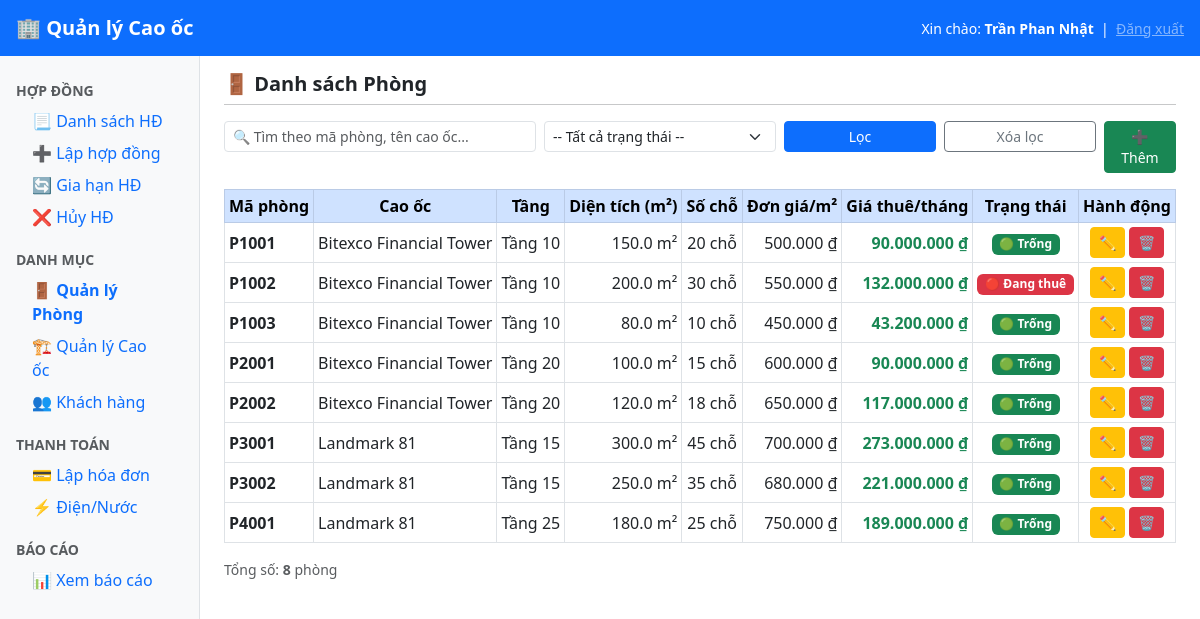
Screenshot of /admin/phong/phong_hienthi.php (signed in) with the database file from the repository.
### tables this page shows
CREATE TABLE IF NOT EXISTS PHONG (
    maPhong CHAR(10) PRIMARY KEY,
     
    dienTich DECIMAL(15,2) NOT NULL CHECK (dienTich > 0),
    soChoLamViec INT NOT NULL CHECK (soChoLamViec > 0),
    moTaViTri VARCHAR(200) NULL,
    donGiaM2 DECIMAL(15,2) NOT NULL CHECK (donGiaM2 > 0),
    giaThue DECIMAL(15,2) DEFAULT 0,
    trangThai VARCHAR(20) DEFAULT "Trống",
    maTang CHAR(10) NOT NULL,
    FOREIGN KEY (maTang) REFERENCES TANG(maTang) ON DELETE CASCADE ON UPDATE CASCADE
);

CREATE TABLE IF NOT EXISTS CAO_OC (
    maCaoOc CHAR(10) PRIMARY KEY,
    tenCaoOc VARCHAR(100) NOT NULL,
    diaChi VARCHAR(200) NOT NULL,
    moTa TEXT NULL,
     
    tongDienTich DECIMAL(15,2) NOT NULL CHECK (tongDienTich >= 0)
);

CREATE TABLE IF NOT EXISTS TANG (
    maTang CHAR(10) PRIMARY KEY,
    soTang INT NOT NULL CHECK (soTang >= 1),
    heSoGia DECIMAL(5,2) NOT NULL DEFAULT 1.00 CHECK (heSoGia > 0),
    maCaoOc CHAR(10) NOT NULL,
    FOREIGN KEY (maCaoOc) REFERENCES CAO_OC(maCaoOc) ON DELETE CASCADE ON UPDATE CASCADE
);

### admin/phong/phong_hienthi.php (the view, shortened to what this page needs)
<?php
require_once "../../thuvien.php";
require_once "../../cauhinh.php";
$tim_kiem      = trim($_GET['timKiem']   ?? '');
$sql = "SELECT
            p.maPhong,
            p.dienTich,
            p.soChoLamViec,
            p.moTaViTri,
            p.donGiaM2,
            p.trangThai,
            t.soTang,
            t.heSoGia,
            c.tenCaoOc,
            ROUND(p.donGiaM2 * p.dienTich * t.heSoGia, 0) AS giaThue
        FROM PHONG p
        JOIN TANG   t ON p.maTang   = t.maTang
        JOIN CAO_OC c ON t.maCaoOc  = c.maCaoOc
        WHERE 1=1";
$sql .= " ORDER BY c.tenCaoOc, t.soTang, p.maPhong";
$result = $conn->query($sql);
?>
<!DOCTYPE html>
<html lang="vi">
<head>
    <link rel="stylesheet"
          href="https://cdn.jsdelivr.net/npm/bootstrap@5.3.0/dist/css/bootstrap.min.css">
    <link rel="stylesheet" href="../assets/css/style.css">
</head>
<body>
<nav class="navbar navbar-dark bg-primary px-3 py-2">
    <span class="navbar-brand fw-bold fs-5">🏢 Quản lý Cao ốc</span>
    <span class="text-white small">
        Xin chào: <strong><?php echo e($_SESSION['tenNV']); ?></strong>
        &nbsp;|&nbsp;
        <a href="../dangxuat.php" class="text-white-50">Đăng xuất</a>
    </span>
</nav>
<div class="container-fluid">
<div class="row">
    <div class="col-md-2 bg-light border-end min-vh-100 pt-3 px-0">
        <div class="px-3">
            <p class="text-muted fw-bold small mb-1 mt-2">HỢP ĐỒNG</p>
            <ul class="nav flex-column mb-2">
                <li><a class="nav-link py-1" href="../hop_dong/hd_hienthi.php">📃 Danh sách HĐ</a></li>
                <li><a class="nav-link py-1" href="../hop_dong/hd_them.php">➕ Lập hợp đồng</a></li>
                <li><a class="nav-link py-1" href="../hop_dong/hd_gia_han.php">🔄 Gia hạn HĐ</a></li>
                <li><a class="nav-link py-1" href="../hop_dong/hd_huy.php">❌ Hủy HĐ</a></li>
            </ul>
            <p class="text-muted fw-bold small mb-1 mt-3">DANH MỤC</p>
            <ul class="nav flex-column mb-2">
                <li><a class="nav-link py-1 active fw-bold" href="phong_hienthi.php">🚪 Quản lý Phòng</a></li>
                <li><a class="nav-link py-1" href="../cao_oc/cao_oc_hienthi.php">🏗️ Quản lý Cao ốc</a></li>
                <li><a class="nav-link py-1" href="../khach_hang/kh_hienthi.php">👥 Khách hàng</a></li>
            </ul>
            <p class="text-muted fw-bold small mb-1 mt-3">THANH TOÁN</p>
            <ul class="nav flex-column mb-2">
                <li><a class="nav-link py-1" href="../thanh_toan/tt_tao.php">💳 Lập hóa đơn</a></li>
                <li><a class="nav-link py-1" href="../thanh_toan/dien_nuoc_ghi.php">⚡ Điện/Nước</a></li>
            </ul>
            <p class="text-muted fw-bold small mb-1 mt-3">BÁO CÁO</p>
            <ul class="nav flex-column">
                <li><a class="nav-link py-1" href="../bao_cao/bao_cao.php">📊 Xem báo cáo</a></li>
            </ul>
        </div>
    </div>
    <div class="col-md-10 pt-3 px-4">
        <h5 class="fw-bold">🚪 Danh sách Phòng</h5>
        <hr class="mt-1">
        <form method="GET" action="phong_hienthi.php" class="row g-2 mb-3">
            <div class="col-md-4">
                <input type="text" name="timKiem" class="form-control form-control-sm"
                       placeholder="🔍 Tìm theo mã phòng, tên cao ốc..."
                       value="<?php echo e($tim_kiem); ?>">
            </div>
            <div class="col-md-3">
                <select name="trangThai" class="form-select form-select-sm">
                    <option value="">-- Tất cả trạng thái --</option>
                </select>
            </div>
            <div class="col-md-2">
                <button type="submit" class="btn btn-primary btn-sm w-100">Lọc</button>
            </div>
            <div class="col-md-2">
                <a href="phong_hienthi.php" class="btn btn-outline-secondary btn-sm w-100">Xóa lọc</a>
            </div>
            <div class="col-md-1 text-end">
                <a href="phong_them.php" class="btn btn-success btn-sm">➕ Thêm</a>
            </div>
        </form>
        <div class="table-responsive">
            <table class="table table-bordered table-hover table-sm align-middle">
                <thead class="table-primary text-center">
                    <tr>
                        <th>Mã phòng</th>
                        <th>Cao ốc</th>
                        <th>Tầng</th>
                        <th>Diện tích (m²)</th>
                        <th>Số chỗ</th>
                        <th>Đơn giá/m²</th>
                        <th>Giá thuê/tháng</th>
                        <th>Trạng thái</th>
                        <th>Hành động</th>
                    </tr>
                </thead>
                <tbody>
                <?php
                if ($result->num_rows == 0) {
                    echo '<tr><td colspan="9" class="text-center text-muted py-3">
                            Không có dữ liệu phù hợp với điều kiện lọc.
                          </td></tr>';
                } else {
                    while ($row = $result->fetch_assoc()) {
                        echo '<tr>';
                        echo '<td class="fw-bold">' . e($row['maPhong']) . '</td>';
                        echo '<td>' . e($row['tenCaoOc']) . '</td>';
                        echo '<td class="text-center">Tầng ' . e($row['soTang']) . '</td>';
                        echo '<td class="text-end">' . number_format($row['dienTich'], 1) . ' m²</td>';
                        echo '<td class="text-center">' . e($row['soChoLamViec']) . ' chỗ</td>';
                        echo '<td class="text-end">' . dinhDangTien($row['donGiaM2']) . '</td>';
                        echo '<td class="text-end fw-bold text-success">' . dinhDangTien($row['giaThue']) . '</td>';
                        echo '<td class="text-center">' . badgeTrangThaiPhong($row['trangThai']) . '</td>';
                        echo '<td class="text-center">
                                <a href="phong_sua.php?id=' . urlencode($row['maPhong']) . '"
                                   class="btn btn-warning btn-sm" title="Sửa">✏️</a>
                                <a href="phong_xoa.php?id=' . urlencode($row['maPhong']) . '"
                                   class="btn btn-danger btn-sm" title="Xóa"
                                   onclick="return confirm(\'Bạn có chắc muốn xóa phòng ' . e($row['maPhong']) . '?\')">🗑️</a>
                              </td>';
                        echo '</tr>';
                    }
                }
                ?>
                </tbody>
            </table>
        </div>
        <p class="text-muted small">Tổng số: <strong><?php echo $result->num_rows; ?></strong> phòng</p>
    </div>
</div>
</div>
</body>
</html>

### thuvien.php (shortened to what this page needs)
<?php
function dinhDangTien($soTien) {
    return number_format((float)$soTien, 0, ',', '.') . ' ₫';
}
function e($chuoi) {
    return htmlspecialchars($chuoi ?? '', ENT_QUOTES, 'UTF-8');
}
function badgeTrangThaiPhong($trangThai) {
    switch ($trangThai) {
        case 'Trống':    return '<span class="badge bg-success">🟢 Trống</span>';
        case 'DangThue': return '<span class="badge bg-danger">🔴 Đang thuê</span>';
    }
}

### rows the page displays
phong: maPhong "P1001", cao_oc.tenCaoOc "Bitexco Financial Tower", maTang.soTang "10", dienTich "150.0", soChoLamViec "20", donGiaM2 "500.000 ₫", giaThue "90.000.000 ₫", trangThai "🟢 Trống"
phong: maPhong "P1002", cao_oc.tenCaoOc "Bitexco Financial Tower", maTang.soTang "10", dienTich "200.0", soChoLamViec "30", donGiaM2 "550.000 ₫", giaThue "132.000.000 ₫", trangThai "🔴 Đang thuê"
phong: maPhong "P1003", cao_oc.tenCaoOc "Bitexco Financial Tower", maTang.soTang "10", dienTich "80.0", soChoLamViec "10", donGiaM2 "450.000 ₫", giaThue "43.200.000 ₫", trangThai "🟢 Trống"
phong: maPhong "P2001", cao_oc.tenCaoOc "Bitexco Financial Tower", maTang.soTang "20", dienTich "100.0", soChoLamViec "15", donGiaM2 "600.000 ₫", giaThue "90.000.000 ₫", trangThai "🟢 Trống"
phong: maPhong "P2002", cao_oc.tenCaoOc "Bitexco Financial Tower", maTang.soTang "20", dienTich "120.0", soChoLamViec "18", donGiaM2 "650.000 ₫", giaThue "117.000.000 ₫", trangThai "🟢 Trống"
phong: maPhong "P3001", cao_oc.tenCaoOc "Landmark 81", maTang.soTang "15", dienTich "300.0", soChoLamViec "45", donGiaM2 "700.000 ₫", giaThue "273.000.000 ₫", trangThai "🟢 Trống"
phong: maPhong "P3002", cao_oc.tenCaoOc "Landmark 81", maTang.soTang "15", dienTich "250.0", soChoLamViec "35", donGiaM2 "680.000 ₫", giaThue "221.000.000 ₫", trangThai "🟢 Trống"
phong: maPhong "P4001", cao_oc.tenCaoOc "Landmark 81", maTang.soTang "25", dienTich "180.0", soChoLamViec "25", donGiaM2 "750.000 ₫", giaThue "189.000.000 ₫", trangThai "🟢 Trống"

### other values shown
$_SESSION['tenNV'] "Trần Phan Nhật"
$result->num_rows "8"
